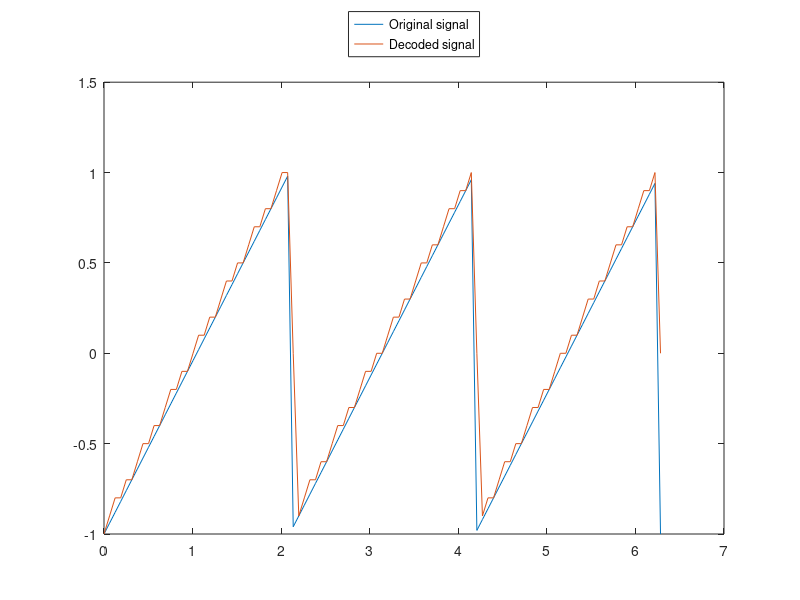

Reproduce this figure in MATLAB.
predictor = [0 1]; % y(k)=x(k-1)
partition = [-1:.1:.9];
codebook = [-1:.1:1];
t = [0:pi/50:2*pi];
x = sawtooth(3*t); % Original signal
% Quantize x using DPCM.
encodedx = dpcmenco(x,codebook,partition,predictor);
% Try to recover x from the modulated signal.
decodedx = dpcmdeco(encodedx,codebook,predictor);
plot(t,x,t,decodedx,'-')
legend('Original signal','Decoded signal','Location','NorthOutside');
distor = sum((x-decodedx).^2)/length(x); % Mean square error